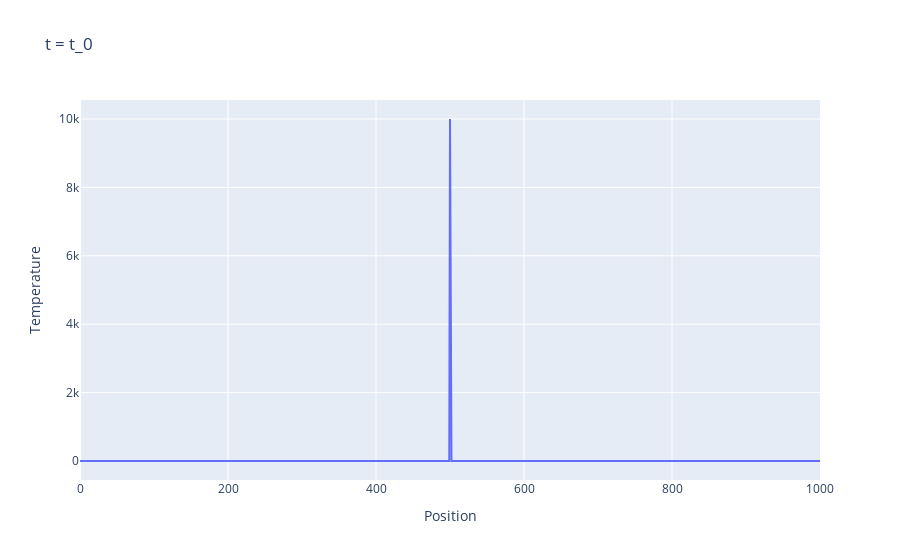

Source (notebook cell):
### Markdown cell above
The initial state of the problem can be visualized as:

### Code cell
# plot T vs x using plotly
import plotly.graph_objects as go
fig = go.Figure(data=go.Scatter(x=np.arange(size), y=data))

# label axis Temperature and Position
fig.update_xaxes(title_text='Position')
fig.update_yaxes(title_text='Temperature')

# title the plot 't = 0'
fig.update_layout(title=r't = t_0')
fig.show()

### Figure 1 — Plotly figure (JSON) as saved in the notebook; plotly's stock layout.template omitted (floating-point values rounded to 4 significant figures; data arrays with more than 128 entries replaced by an {"elided": "..."} marker saying what was removed)
{"data": [{"type": "scatter", "x": {"elided": "1001 int values"}, "y": {"elided": "1001 int values"}}], "layout": {"title": {"text": "t = t_0"}, "xaxis": {"title": {"text": "Position"}}, "yaxis": {"title": {"text": "Temperature"}}}}
